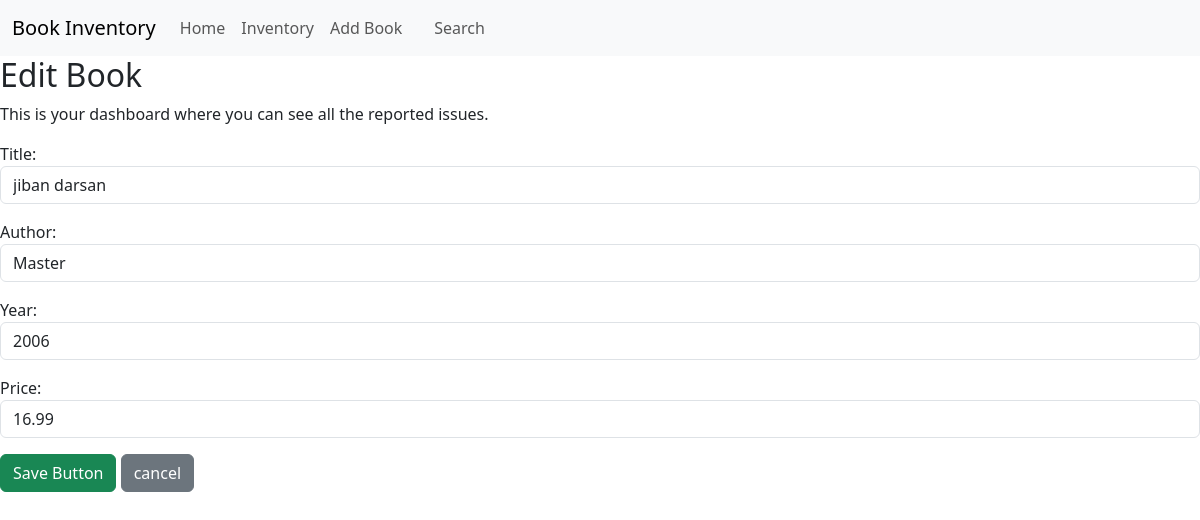
The page /edit_book/3/ on the database its author committed.
### inventory/models.py (models this page shows, shortened)
class Book(models.Model):
    title = models.CharField(max_length=100)
    author = models.CharField(max_length=100)
    year = models.PositiveIntegerField()
    price = models.DecimalField(max_digits=6, decimal_places=2)

### inventory/views.py (the view)
# urls.py: path('edit_book/<int:pk>/', views.UpdateBookView.as_view(), name='edit_book'),
class UpdateBookView(UpdateView):
  model = Book
  form_class = BookForm
  template_name = 'inventory/edit_book.html'
  success_url = reverse_lazy('inventory_page')

### inventory/form.py
class BookForm(forms.ModelForm):
  class Meta:
    model = Book
    fields = ['title', 'author', 'year', 'price']
    widgets = {
      'title': forms.TextInput(attrs={'class': 'form-control'}),
      'author': forms.TextInput(attrs={'class': 'form-control'}),
      'year': forms.NumberInput(attrs={'class': 'form-control'}),
      'price': forms.NumberInput(attrs={'class': 'form-control', 'step': '0.01'}),
    }

### templates/inventory/edit_book.html (shortened to what this page needs)
{% extends 'base.html' %}
{% load static %}
{% block content %}
  <h2>Edit Book</h2>
  <p>This is your dashboard where you can see all the reported issues.</p>
  <form action="" method="POST">
    {{form.as_p}}
    <button type=" submit" class="btn btn-success">Save Button</button>
    <a href="{% url 'inventory_page' %}" class="btn btn-secondary">cancel</a>
  </form>
{% endblock content %}

### rows shown on the page
Book: title "jiban darsan", author "Master", year "2006", price "16.99"
